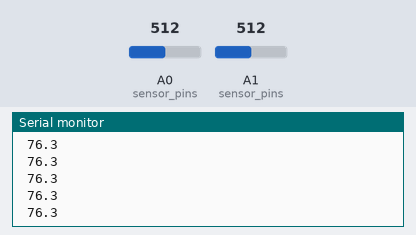
Recording of a sketch running on a simulated Arduino Uno, built with avr-gcc and run on an emulated ATmega328P. Shown: the last lines printed to the serial monitor. The test bench sets the inputs (shaded band); at power-on: A0 (sensor_pins) = 512, A1 (sensor_pins) = 512.

Above: at 1.3 s.
1.4 s: A0 (sensor_pins) set to 122
At 1.9 s:
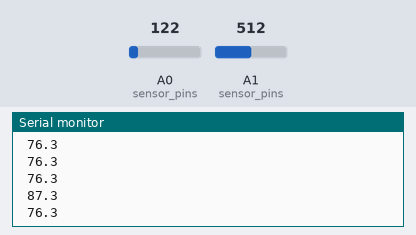
4.4 s: A1 (sensor_pins) set to 0
At 4.9 s:
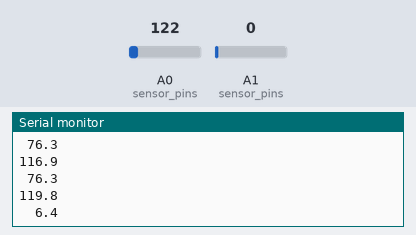
6.0 s: A1 (sensor_pins) set to 35
At 6.4 s:
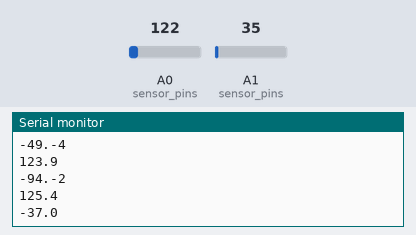
7.5 s: A0 (sensor_pins) set to 15
At 7.9 s:
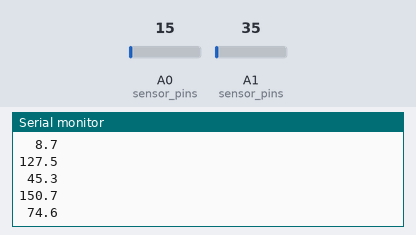
Timing chart, 0 to 10.0 s (numbered marks = the images above; inputs shaded):
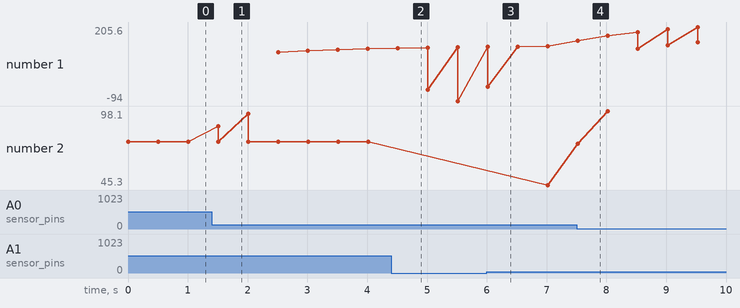

The sketch:

ntc_ssd1306_atmega8A.ino
```cpp
/*
  Smooth NTC Thermistor

  Reads a temperature from the NTC 3950 thermistor,
  smooth and displays it in the default Serial.

  https://github.com/YuriiSalimov/NTC_Thermistor

  Created by Yurii Salimov, May, 2019.
  Released into the public domain.
*/
// #include <Thermistor.h>
#include <NTC_Thermistor.h>
#include <SmoothThermistor.h>

// #define SENSOR_PIN_1             A0
// #define SENSOR_PIN_2             A1
#define REFERENCE_RESISTANCE   10000
#define NOMINAL_RESISTANCE     10000
#define NOMINAL_TEMPERATURE    25
#define B_VALUE                3950
#define ADCRESOLUTION          4095

/**
  Smoothing factor of a temperature value.
*/
#define SMOOTHING_FACTOR 5


#include <Arduino.h>
// #include <U8x8lib.h>
// #include <U8g2lib.h>

// #ifdef U8X8_HAVE_HW_I2C
// #include <Wire.h>
// #endif

// U8X8_SSD1306_128X32_UNIVISION_HW_I2C u8x8(/* reset=*/ U8X8_PIN_NONE);   // Adafruit ESP8266/32u4/ARM Boards + FeatherWing OLED
// U8G2_SSD1306_128X32_UNIVISION_F_HW_I2C u8g2(U8G2_R0, /* reset=*/ U8X8_PIN_NONE);  // Adafruit ESP8266/32u4/ARM Boards + FeatherWing OLED

#define N_THERM 2
const static int sensor_pins[2]={A0,A1};

Thermistor* thermistor[N_THERM];

// the setup function runs once when you press reset or power the board
void setup() {
  Serial.begin(115200);

  // Thermistor* originThermistor = new NTC_Thermistor(
  //   SENSOR_PIN,
  //   REFERENCE_RESISTANCE,
  //   NOMINAL_RESISTANCE,
  //   NOMINAL_TEMPERATURE,
  //   B_VALUE,
  //   ADCRESOLUTION
  // );
  for(int i=0; i<N_THERM; i++) {
    thermistor[i] = new SmoothThermistor(
      new NTC_Thermistor(
        sensor_pins[i],
        REFERENCE_RESISTANCE,
        NOMINAL_RESISTANCE,
        NOMINAL_TEMPERATURE,
        B_VALUE,
        ADCRESOLUTION
      ),
      SMOOTHING_FACTOR
    );
  }

  // u8x8.begin();
  // u8x8.setPowerSave(0);
  // u8g2.begin();

}

// the loop function runs over and over again forever
void loop() {
  // Reads temperature
  // const double celsius[2];
  char buf1[16];

  // u8g2.clearBuffer();					// clear the internal memory
  // u8g2.setFont(u8g2_font_ncenB08_tr);	// choose a suitable font
  // u8g2.drawStr(0,9,"Temperature(C)");	// write something to the internal memory

  for(int i=0; i<N_THERM; i++) {
    const double celsius = thermistor[i]->readCelsius();
    // Output of information
    // Serial.print("Temperature");
    // Serial.print(i);
    // Serial.print(": ");
    // Serial.print(celsius);
    // Serial.print(" C, \t");

    sprintf(buf1, "%3d.%01d", int(celsius), int(celsius * 10) %10);
    Serial.println(buf1);

    // u8g2.setFont(u8g2_font_10x20_tn );	// choose a suitable font
    // u8g2.drawStr(i*128/N_THERM,31, buf1);	// write something to the internal memory
  }
  Serial.println("");
  // u8g2.sendBuffer();					// transfer internal memory to the display

  delay(500); // optionally, only to delay the output of information in the example.
}
```

Measured:
- after the input at 1.4 s, the serial monitor: prints a new line after 0.11 s (image 1)
- after the input at 4.4 s, the serial monitor: prints a new line after 0.12 s (image 2)
- after the input at 6.0 s, the serial monitor: prints a new line at once (image 3)
- after the input at 7.5 s, the serial monitor: prints a new line at once (image 4)
- plotted number 1: 116.9 → -94 after the input at 4.4 s
- plotted number 2: 76.3 → 45.3 after the input at 6.0 s
